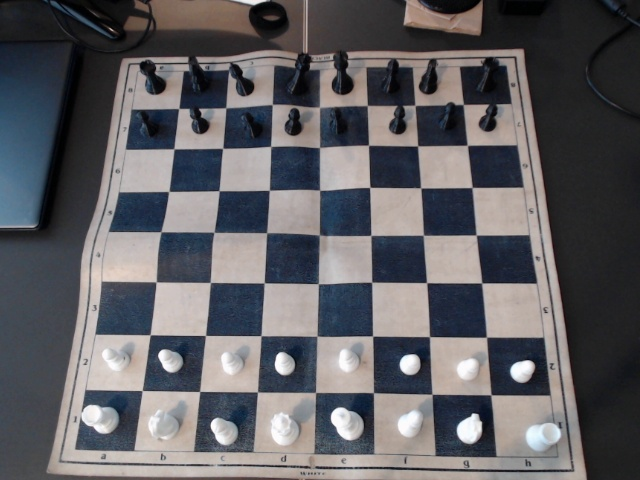
#> input picture assets/capture_20250614_122339.jpg, 640 x 480 px
$ python main.py
#> lines starting #> are read from the running program, lines starting #| are printed output that depends on the picture; after the words box and inside, x2 and y2 are one past the last pixel; in counts of white or black regions, pixels touching at a corner belong together
import cv2
import numpy as np
import matplotlib.pyplot as plt
import os

def analyze_board_image(image_path):
    """
    Analyze a board image using OpenCV - detects edges, contours, and grid structure
    """
    if not os.path.exists(image_path):
        raise FileNotFoundError(f"Image file not found: {image_path}")

    img = cv2.imread(image_path)
    if img is None:
        raise ValueError(f"Could not load image from {image_path}")

    print(f"Successfully loaded image: {image_path}")
    print(f"Image dimensions: {img.shape}")

    gray = cv2.cvtColor(img, cv2.COLOR_BGR2GRAY)
    blurred = cv2.GaussianBlur(gray, (5, 5), 0)
    edges = cv2.Canny(blurred, 50, 150, apertureSize=3)
    contours, hierarchy = cv2.findContours(edges, cv2.RETR_EXTERNAL, cv2.CHAIN_APPROX_SIMPLE)

    return {
        'original': img,
        'gray': gray,
        'edges': edges,
        'contours': contours
    }

def extract_chess_board(image_path):
    """
    Extract the chess board from the image and divide into 8x8 squares
    """
    img = cv2.imread(image_path)
    gray = cv2.cvtColor(img, cv2.COLOR_BGR2GRAY)

    # Find the largest rectangular contour (likely the chess board)
    edges = cv2.Canny(gray, 50, 150)
    contours, _ = cv2.findContours(edges, cv2.RETR_EXTERNAL, cv2.CHAIN_APPROX_SIMPLE)

    if not contours:
        raise ValueError("No contours found in image")

    # Find the largest contour (assuming it's the chess board)
    largest_contour = max(contours, key=cv2.contourArea)

    # Get bounding rectangle
    x, y, w, h = cv2.boundingRect(largest_contour)

    # Make it square by using the smaller dimension
    size = min(w, h)
    # Center the square
    x_offset = (w - size) // 2
    y_offset = (h - size) // 2

    # Extract square board region
    board_roi = img[y + y_offset:y + y_offset + size, x + x_offset:x + x_offset + size]

    # Divide into 8x8 grid
    cell_size = size // 8

    squares = []
    for row in range(8):
        square_row = []
        for col in range(8):
            y1 = row * cell_size
            y2 = (row + 1) * cell_size
            x1 = col * cell_size
            x2 = (col + 1) * cell_size

            square = board_roi[y1:y2, x1:x2]
            square_row.append(square)
        squares.append(square_row)

    return squares, board_roi

def classify_piece(square, row, col):
    """
    Classify what piece is in a chess square
    Returns: piece character for FEN notation or None for empty
    """
    # Convert to different color spaces for analysis
    gray_square = cv2.cvtColor(square, cv2.COLOR_BGR2GRAY)
    hsv_square = cv2.cvtColor(square, cv2.COLOR_BGR2HSV)

    # Calculate brightness statistics
    mean_brightness = np.mean(gray_square)
    std_brightness = np.std(gray_square)

    # Check if square is likely empty (low standard deviation suggests uniform color)
    if std_brightness < 20:  # Adjust threshold as needed
        return None  # Empty square

    # Detect if there's a piece (look for shapes/contours)
    edges = cv2.Canny(gray_square, 30, 100)
    contours, _ = cv2.findContours(edges, cv2.RETR_EXTERNAL, cv2.CHAIN_APPROX_SIMPLE)

    # Filter out small contours (noise)
    significant_contours = [cnt for cnt in contours if cv2.contourArea(cnt) > 50]

    if not significant_contours:
        return None  # No significant shapes found

    # Determine piece color based on brightness
    # This is a simple heuristic - you may need to adjust based on your image
    piece_area_mask = np.zeros_like(gray_square)
    cv2.drawContours(piece_area_mask, significant_contours, -1, 255, -1)
    piece_pixels = gray_square[piece_area_mask > 0]

    if len(piece_pixels) == 0:
        return None

    avg_piece_brightness = np.mean(piece_pixels)

    # Determine if piece is white or black
    is_white = avg_piece_brightness > 128  # Adjust threshold as needed

    # Piece shape analysis for type detection
    largest_contour = max(significant_contours, key=cv2.contourArea)
    area = cv2.contourArea(largest_contour)
    perimeter = cv2.arcLength(largest_contour, True)

    if perimeter == 0:
        return None

    # Shape features
    circularity = 4 * np.pi * area / (perimeter * perimeter)
    hull = cv2.convexHull(largest_contour)
    hull_area = cv2.contourArea(hull)
    solidity = area / hull_area if hull_area > 0 else 0

    # Get bounding rectangle aspect ratio
    x, y, w, h = cv2.boundingRect(largest_contour)
    aspect_ratio = w / h if h > 0 else 0

    # Simple piece classification based on shape features
    # This is a basic heuristic - you may want to use machine learning for better accuracy
    piece_type = classify_piece_by_shape(circularity, solidity, aspect_ratio, area)

    # Return FEN notation
    if piece_type:
        return piece_type.upper() if is_white else piece_type.lower()
    else:
        # Default to pawn if we detect a piece but can't classify it
        return 'P' if is_white else 'p'

def classify_piece_by_shape(circularity, solidity, aspect_ratio, area):
    """
    Classify piece type based on shape features
    This is a simplified heuristic - real implementation might use ML
    """
    # These thresholds are rough estimates and may need adjustment
    if circularity > 0.7:  # Round shapes
        if area > 1000:  # Larger pieces
            return 'q'  # Queen (large, round crown)
        else:
            return 'p'  # Pawn (small, round top)
    elif solidity > 0.9 and aspect_ratio > 0.8:  # Solid, square-ish
        return 'r'  # Rook (rectangular/solid)
    elif solidity < 0.7:  # Less solid (more complex shape)
        if area > 1200:
            return 'k'  # King (complex crown)
        else:
            return 'n'  # Knight (complex horse shape)
    else:
        return 'b'  # Bishop (pointed top)

def generate_fen_from_board(squares):
    """
    Generate FEN notation from analyzed chess board squares
    """
    fen_rows = []

    for row in range(8):
        fen_row = ""
        empty_count = 0

        for col in range(8):
            piece = classify_piece(squares[row][col], row, col)

            if piece is None:
                empty_count += 1
            else:
                if empty_count > 0:
                    fen_row += str(empty_count)
                    empty_count = 0
                fen_row += piece

        # Add remaining empty squares
        if empty_count > 0:
            fen_row += str(empty_count)

        fen_rows.append(fen_row)

    # Join rows with '/' separator
    board_fen = '/'.join(fen_rows)

    # Add additional FEN components (simplified)
    # In a real implementation, you'd need to track these from game state
    active_color = 'w'  # White to move (default)
    castling = 'KQkq'   # All castling available (default)
    en_passant = '-'    # No en passant (default)
    halfmove_clock = '0'  # Halfmove clock
    fullmove_number = '1'  # Move number

    full_fen = f"{board_fen} {active_color} {castling} {en_passant} {halfmove_clock} {fullmove_number}"

    return board_fen, full_fen

def visualize_board_analysis(squares, board_roi):
    """
    Visualize the board analysis with piece classifications
    """
    fig, axes = plt.subplots(3, 4, figsize=(16, 12))

    # Show original board
    axes[0, 0].imshow(cv2.cvtColor(board_roi, cv2.COLOR_BGR2RGB))
    axes[0, 0].set_title('Extracted Chess Board')
    axes[0, 0].axis('off')

    # Show some individual squares with their classifications
    for i in range(11):  # Show 11 squares as examples
        row = i // 4
        col = i % 4
        if row < 3 and col < 4:
            if row == 0 and col == 0:
                continue  # Skip first position (used for full board)

            # Calculate which chess square to show
            chess_row = (i - 1) // 2
            chess_col = ((i - 1) % 2) * 4

            if chess_row < 8 and chess_col < 8:
                square = squares[chess_row][chess_col]
                piece = classify_piece(square, chess_row, chess_col)

                axes[row, col].imshow(cv2.cvtColor(square, cv2.COLOR_BGR2RGB))
                piece_name = piece if piece else 'Empty'
                axes[row, col].set_title(f'{chr(97+chess_col)}{8-chess_row}: {piece_name}')
                axes[row, col].axis('off')

    # Hide unused subplots
    for i in range(11, 12):
        row = i // 4
        col = i % 4
        if row < 3 and col < 4:
            axes[row, col].axis('off')

    plt.tight_layout()
    plt.show()

def main():
    image_path = "assets/capture_20250614_122339.jpg"

    try:
        print(f"Analyzing chess board from: {image_path}")

        # Extract chess board squares
        squares, board_roi = extract_chess_board(image_path)
#> in extract_chess_board, img is the input picture: shape (480, 640, 3); mean B, G, R 98.2, 94.3, 95.4
#> in extract_chess_board, `gray = cv2.cvtColor(img, cv2.COLOR_BGR2GRAY)`:
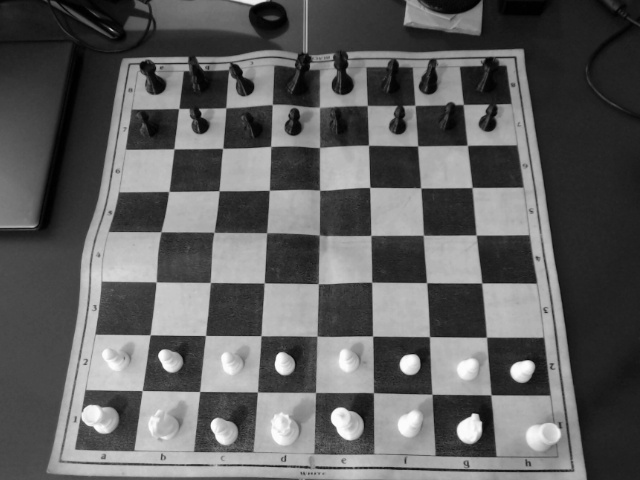
#> gray: shape (480, 640); min 0, max 255, mean 95.1
#> in extract_chess_board, `edges = cv2.Canny(gray, 50, 150)`:
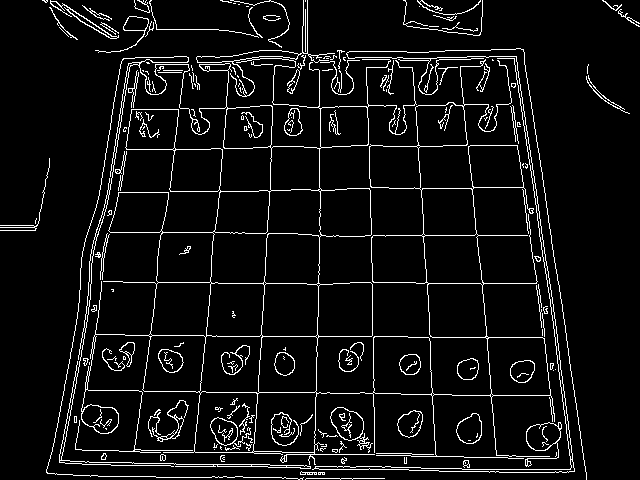
#> edges: shape (480, 640); 6.5% white in thin lines or dots
#> in extract_chess_board, `contours, _ = cv2.findContours(edges, cv2.RETR_EXTERNAL, cv2.CHAIN_APP..`: contours = 135 contours, 108 with area under 20; largest, box (x1, y1, x2, y2) and area: (46, 0, 555, 480) 81072, (330, 407, 373, 453) 836, (525, 422, 562, 467) 785, (312, 48, 587, 480) 732, (456, 413, 482, 444) 568
#> in extract_chess_board, `largest_contour = max(contours, key=cv2.contourArea)`: largest_contour = contour of 2827 points, box (x1, y1, x2, y2) (46, 0, 555, 480), area 81072
#> in extract_chess_board, `x, y, w, h = cv2.boundingRect(largest_contour)`: x = 46; y = 0; w = 509; h = 480
#> in extract_chess_board, `x_offset = (w - size) // 2`: x_offset = 14
#> in extract_chess_board, `y_offset = (h - size) // 2`: y_offset = 0
#> in extract_chess_board, `board_roi = img[y + y_offset:y + y_offset + size, x + x_offset:x + x_o..`:
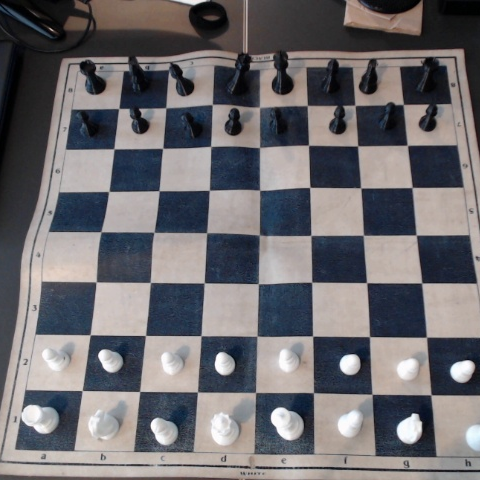
#> board_roi: shape (480, 480, 3); mean B, G, R 110.8, 107.2, 109.6
#> in extract_chess_board, `cell_size = size // 8`: cell_size = 60
#> after the loop in extract_chess_board, `for row in range(8):`: squares = 8 items
#> squares = 8 items
        print("Successfully extracted 8x8 chess board grid")

        # Generate FEN notation
        board_fen, full_fen = generate_fen_from_board(squares)
#> the loop in generate_fen_from_board, `for row in range(8):` made 8 passes
#> pass 1, in classify_piece, `gray_square = cv2.cvtColor(square, cv2.COLOR_BGR2GRAY)`:
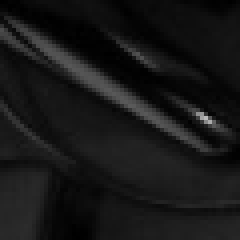
#> gray_square: shape (60, 60) (shown 4 times larger); min 0, max 184, mean 22.9
#> pass 1, in classify_piece (call 2), `gray_square = cv2.cvtColor(square, cv2.COLOR_BGR2GRAY)`:
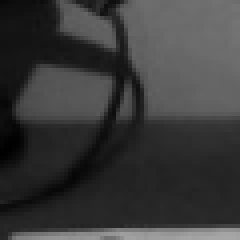
#> gray_square: shape (60, 60) (shown 4 times larger); min 0, max 167, mean 58.1
#> after the loop in generate_fen_from_board, `for row in range(8):`: fen_rows = ['1n6', '1nn5', '8', 'n5b1', '8', '1B6', 'N6P', '1N1n4']
#> board_fen = '1n6/1nn5/8/n5b1/8/1B6/N6P/1N1n4'

        print("\n" + "="*50)
        print("CHESS BOARD ANALYSIS RESULTS")
        print("="*50)
        print(f"Board FEN: {board_fen}")
#| Board FEN: 1n6/1nn5/8/n5b1/8/1B6/N6P/1N1n4
        print(f"Full FEN:  {full_fen}")
#| Full FEN:  1n6/1nn5/8/n5b1/8/1B6/N6P/1N1n4 w KQkq - 0 1
        print("="*50)

        # Visualize results
        visualize_board_analysis(squares, board_roi)
#> the loop in visualize_board_analysis, `for i in range(11):` made 11 passes
#> (mean_brightness in classify_piece, std_brightness in classify_piece, avg_piece_brightness in classify_piece, is_white in classify_piece, area in classify_piece, perimeter in classify_piece, circularity in classify_piece, hull_area in classify_piece) on pass 8: (90.67, 56.98, 126.3, False, 109, 158.9, 0.0542, 225)
#> (mean_brightness in classify_piece, std_brightness in classify_piece, contours in classify_piece, piece_name) on passes 3, 4, 6, 7, 9, 11: (70.28, 27.86, 12 contours, all with area under 20, 'Empty'), (34.32, 32.3, 2 contours, all with area under 20, 'Empty'), (61.38, 52.59, 5 contours, all with area under 20, 'Empty'), (108.6, 66.72, 7 contours, all with area under 20, 'Empty'), (98.63, 57.06, 1 contour, all with area under 20, 'Empty'), (123.6, 62.96, 7 contours, all with area under 20, 'Empty')
#> after the loop in visualize_board_analysis, `for i in range(11):`:
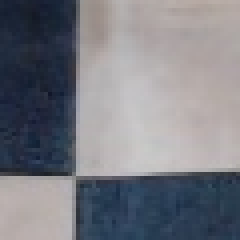
#> square: shape (60, 60, 3) (shown 4 times larger); mean of channels 0, 1, 2 130.6, 123.2, 121.7; drawn as B, G, R
#> in visualize_board_analysis, `plt.show()`:
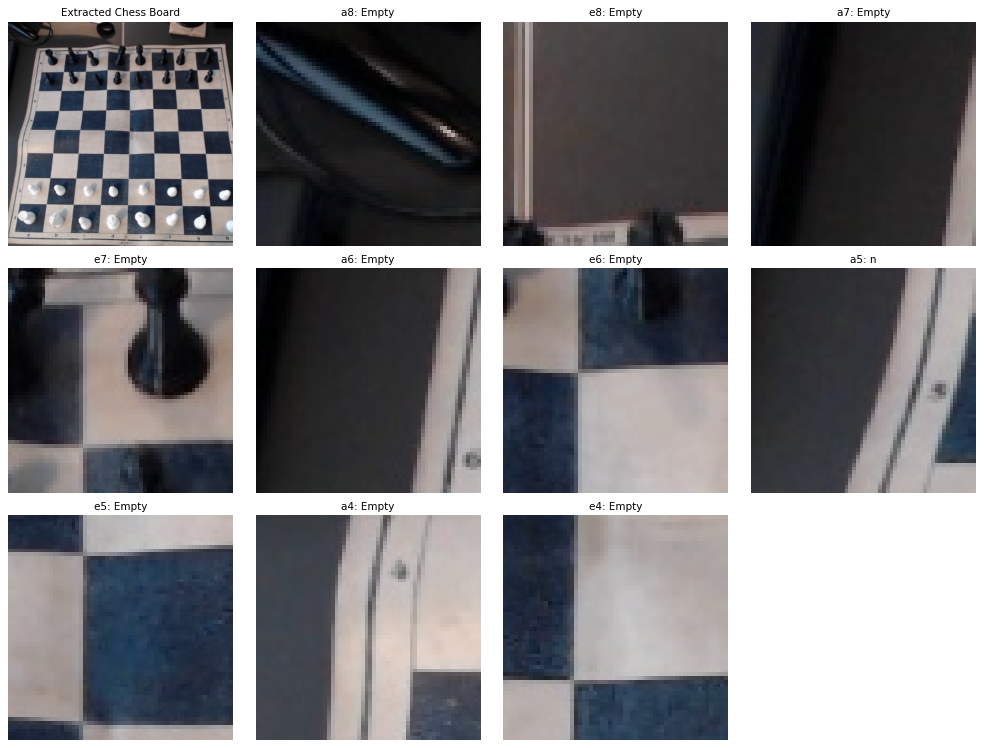
#> figure drawn by matplotlib, 11 panels

        return squares, board_fen, full_fen

    except Exception as e:
        print(f"Error processing chess board: {e}")
        return None

if __name__ == "__main__":
    main()
